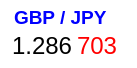
     <widget class="QWidget" name="widget1_12" native="true">
      <property name="geometry">
       <rect>
        <x>430</x>
        <y>150</y>
        <width>137</width>
        <height>68</height>
       </rect>
      </property>
      <property name="styleSheet">
       <string notr="true">background-color: rgb(255, 255, 255);
border-radius: 10px
</string>
      </property>
      <widget class="QLabel" name="labelGBPJPY1">
       <property name="geometry">
        <rect>
         <x>14</x>
         <y>2</y>
         <width>111</width>
         <height>31</height>
        </rect>
       </property>
       <property name="font">
        <font>
         <pointsize>14</pointsize>
         <weight>75</weight>
         <bold>true</bold>
        </font>
       </property>
       <property name="styleSheet">
        <string notr="true">color: rgb(0, 0, 255);
</string>
       </property>
       <property name="text">
        <string>GBP / JPY</string>
       </property>
      </widget>
      <widget class="QLabel" name="labelGBPJPY2">
       <property name="geometry">
        <rect>
         <x>12</x>
         <y>30</y>
         <width>61</width>
         <height>31</height>
        </rect>
       </property>
       <property name="font">
        <font>
         <pointsize>18</pointsize>
        </font>
       </property>
       <property name="styleSheet">
        <string notr="true"/>
       </property>
       <property name="text">
        <string>1.286</string>
       </property>
      </widget>
      <widget class="QLabel" name="labelGBPJPY3">
       <property name="geometry">
        <rect>
         <x>77</x>
         <y>30</y>
         <width>41</width>
         <height>31</height>
        </rect>
       </property>
       <property name="font">
        <font>
         <pointsize>18</pointsize>
        </font>
       </property>
       <property name="styleSheet">
        <string notr="true">color: rgb(255, 0, 0);
</string>
       </property>
       <property name="text">
        <string>703</string>
       </property>
      </widget>
     </widget>
